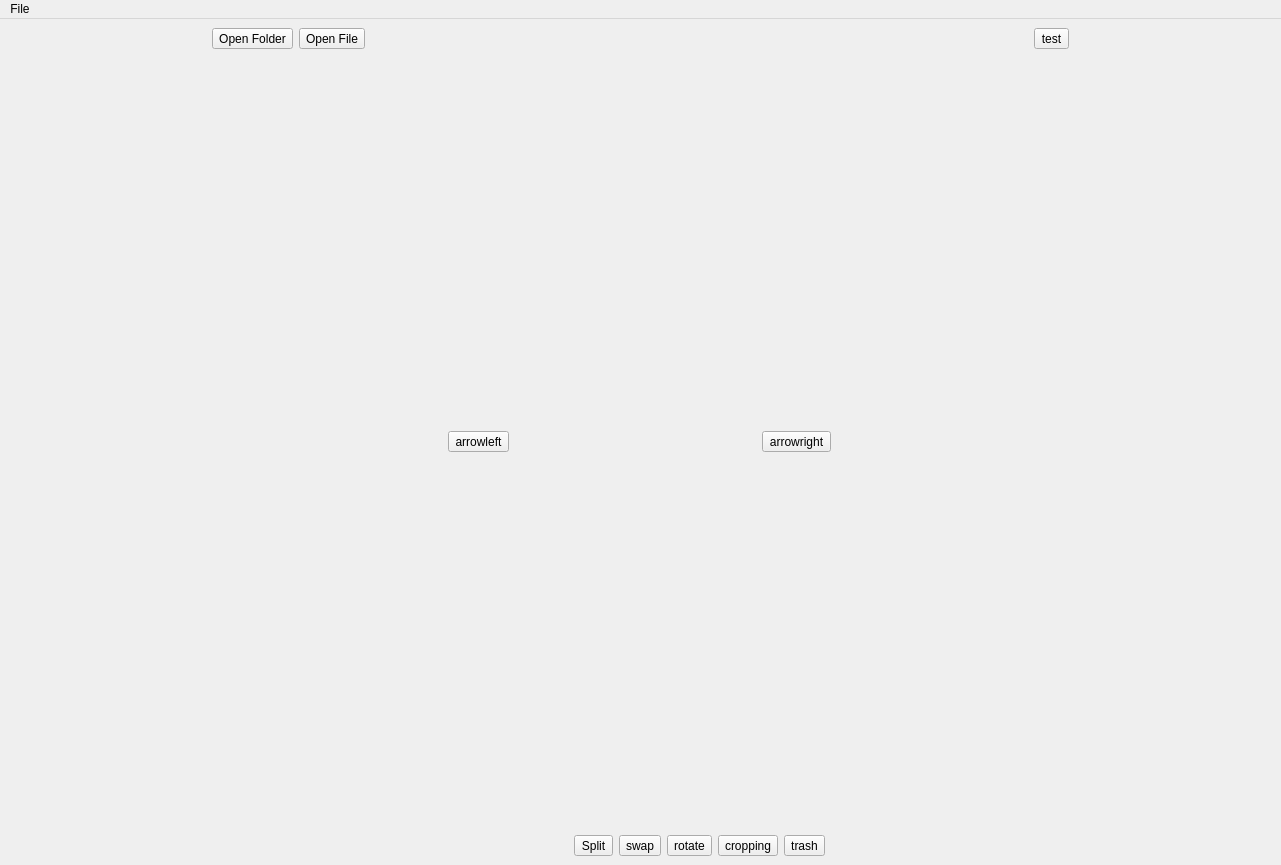
<?xml version="1.0" encoding="UTF-8"?>
<ui version="4.0">
 <class>MainWindow</class>
 <widget class="QMainWindow" name="MainWindow">
  <property name="geometry">
   <rect>
    <x>0</x>
    <y>0</y>
    <width>1281</width>
    <height>865</height>
   </rect>
  </property>
  <property name="windowTitle">
   <string>MainWindow</string>
  </property>
  <widget class="QWidget" name="centralwidget">
   <layout class="QGridLayout" name="gridLayout_2">
    <item row="0" column="0">
     <layout class="QHBoxLayout" name="openFileLayout">
      <item>
       <widget class="QToolButton" name="openFolderButton">
        <property name="text">
         <string>Open Folder</string>
        </property>
        <property name="icon">
         <iconset>
          <normaloff>../PycharmProjects/PyPdfConverter/icons/folder.png</normaloff>../PycharmProjects/PyPdfConverter/icons/folder.png</iconset>
        </property>
        <property name="iconSize">
         <size>
          <width>50</width>
          <height>50</height>
         </size>
        </property>
       </widget>
      </item>
      <item>
       <widget class="QToolButton" name="openFileButton">
        <property name="enabled">
         <bool>true</bool>
        </property>
        <property name="text">
         <string>Open File</string>
        </property>
        <property name="icon">
         <iconset>
          <normaloff>../PycharmProjects/PyPdfConverter/icons/file.png</normaloff>../PycharmProjects/PyPdfConverter/icons/file.png</iconset>
        </property>
        <property name="iconSize">
         <size>
          <width>50</width>
          <height>50</height>
         </size>
        </property>
       </widget>
      </item>
     </layout>
    </item>
    <item row="0" column="2">
     <layout class="QVBoxLayout" name="testLayout">
      <item>
       <widget class="QToolButton" name="testButton">
        <property name="text">
         <string>test</string>
        </property>
        <property name="icon">
         <iconset>
          <normaloff>pdfTesting/testing.jpeg</normaloff>pdfTesting/testing.jpeg</iconset>
        </property>
        <property name="iconSize">
         <size>
          <width>50</width>
          <height>50</height>
         </size>
        </property>
       </widget>
      </item>
     </layout>
    </item>
    <item row="3" column="1">
     <layout class="QHBoxLayout" name="toolButtonLayout">
      <item>
       <widget class="QToolButton" name="splitButton">
        <property name="text">
         <string>Split</string>
        </property>
        <property name="icon">
         <iconset>
          <normaloff>../Documents/split.png</normaloff>../Documents/split.png</iconset>
        </property>
        <property name="iconSize">
         <size>
          <width>50</width>
          <height>50</height>
         </size>
        </property>
       </widget>
      </item>
      <item>
       <widget class="QToolButton" name="swapButton">
        <property name="text">
         <string>swap</string>
        </property>
        <property name="icon">
         <iconset>
          <normaloff>../PycharmProjects/PyPdfConverter/icons/swap.png</normaloff>../PycharmProjects/PyPdfConverter/icons/swap.png</iconset>
        </property>
        <property name="iconSize">
         <size>
          <width>50</width>
          <height>50</height>
         </size>
        </property>
       </widget>
      </item>
      <item>
       <widget class="QToolButton" name="rotateButton">
        <property name="text">
         <string>rotate</string>
        </property>
        <property name="icon">
         <iconset>
          <normaloff>../PycharmProjects/PyPdfConverter/icons/rotate.jpeg</normaloff>../PycharmProjects/PyPdfConverter/icons/rotate.jpeg</iconset>
        </property>
        <property name="iconSize">
         <size>
          <width>50</width>
          <height>50</height>
         </size>
        </property>
       </widget>
      </item>
      <item>
       <widget class="QToolButton" name="cropButton">
        <property name="text">
         <string>cropping</string>
        </property>
        <property name="icon">
         <iconset>
          <normaloff>pdfTesting/crop.png</normaloff>pdfTesting/crop.png</iconset>
        </property>
        <property name="iconSize">
         <size>
          <width>50</width>
          <height>50</height>
         </size>
        </property>
       </widget>
      </item>
      <item>
       <widget class="QToolButton" name="trashButton">
        <property name="text">
         <string>trash</string>
        </property>
        <property name="icon">
         <iconset>
          <normaloff>../PycharmProjects/PyPdfConverter/icons/trash.jpeg</normaloff>../PycharmProjects/PyPdfConverter/icons/trash.jpeg</iconset>
        </property>
        <property name="iconSize">
         <size>
          <width>50</width>
          <height>50</height>
         </size>
        </property>
       </widget>
      </item>
     </layout>
    </item>
    <item row="1" column="0" colspan="3">
     <widget class="QWidget" name="horizontalWidget_3" native="true">
      <layout class="QHBoxLayout" name="picButtonLayout">
       <item>
        <widget class="QToolButton" name="leftButton">
         <property name="text">
          <string>arrowleft</string>
         </property>
         <property name="icon">
          <iconset>
           <normaloff>../Documents/arrowleft.png</normaloff>../Documents/arrowleft.png</iconset>
         </property>
         <property name="iconSize">
          <size>
           <width>50</width>
           <height>50</height>
          </size>
         </property>
        </widget>
       </item>
       <item>
        <layout class="QGridLayout" name="picButtonGrid">
         <item row="0" column="0">
          <spacer name="verticalSpacer">
           <property name="orientation">
            <enum>Qt::Vertical</enum>
           </property>
           <property name="sizeHint" stdset="0">
            <size>
             <width>20</width>
             <height>40</height>
            </size>
           </property>
          </spacer>
         </item>
        </layout>
       </item>
       <item>
        <widget class="QToolButton" name="rightButton">
         <property name="text">
          <string>arrowright</string>
         </property>
         <property name="icon">
          <iconset>
           <normaloff>../Documents/arrowright.png</normaloff>../Documents/arrowright.png</iconset>
         </property>
         <property name="iconSize">
          <size>
           <width>50</width>
           <height>50</height>
          </size>
         </property>
        </widget>
       </item>
      </layout>
     </widget>
    </item>
   </layout>
  </widget>
  <widget class="QMenuBar" name="menuBar">
   <property name="geometry">
    <rect>
     <x>0</x>
     <y>0</y>
     <width>1281</width>
     <height>22</height>
    </rect>
   </property>
   <widget class="QMenu" name="menuFile">
    <property name="title">
     <string>File</string>
    </property>
    <addaction name="actionOpen_Folder"/>
    <addaction name="actionOpen_File"/>
   </widget>
   <addaction name="menuFile"/>
  </widget>
  <action name="actionOpen_Folder">
   <property name="text">
    <string>Open Folder</string>
   </property>
  </action>
  <action name="actionOpen_File">
   <property name="text">
    <string>Open File</string>
   </property>
  </action>
 </widget>
 <resources/>
 <connections/>
</ui>
